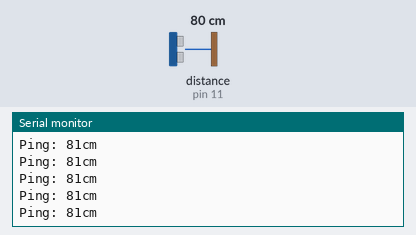
Simulated run of this sketch. Board: Arduino Uno, built with avr-gcc and run on an emulated ATmega328P. Parts: the last lines printed to the serial monitor. The test bench sets the inputs (shaded band); at power-on: distance to the obstacle (sensor on pin 11) 80 cm. The echo pulse lasts 58.3 µs per cm.

Above: at 1.2 s.
1.3 s: distance to the obstacle (sensor on pin 11) set to 2 cm
At 1.34 s:
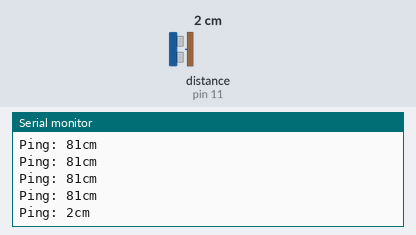
2.8 s: distance to the obstacle (sensor on pin 11) set to 60 cm
At 2.87 s:
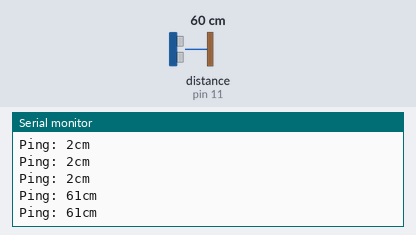
Timing chart, 0 to 5.8 s (numbered marks = the images above; inputs shaded):
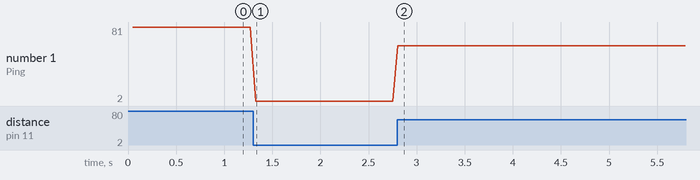

Measured:
- after the input at 1.3 s, the serial monitor: prints a new line at once (image 1)
- after the input at 2.8 s, the serial monitor: prints a new line at once (image 2)
- plotted number 1: 81 → 2 after the input at 1.3 s, 2 → 61 after the input at 2.8 s

The sketch:

Sketch_15.1.2_Ultrasonic_Ranging.ino
```cpp
/*
  Sketch_15.1.2
  Ultrasonic Ranging

  modified 2016/6/5
  by http://www.freenove.com
*/

#include <NewPing.h>
#define trigPin 12 // define TrigPin
#define echoPin 11 // define EchoPin.
#define MAX_DISTANCE 200 // Maximum sensor distance is rated at 400-500cm.

NewPing sonar(trigPin, echoPin, MAX_DISTANCE); // NewPing setup of pins and maximum distance.

void setup() {
  Serial.begin(9600); // Open serial monitor at 9600 baud to see ping results.
}

void loop() {
  delay(50); // Wait 50ms between pings (about 20 pings/sec). 29ms should be the shortest delay between pings.
  Serial.print("Ping: ");
  Serial.print(sonar.ping_cm()); // Send ping, get distance in cm and print result (0 = outside set distance range)
  Serial.println("cm");
}
```
